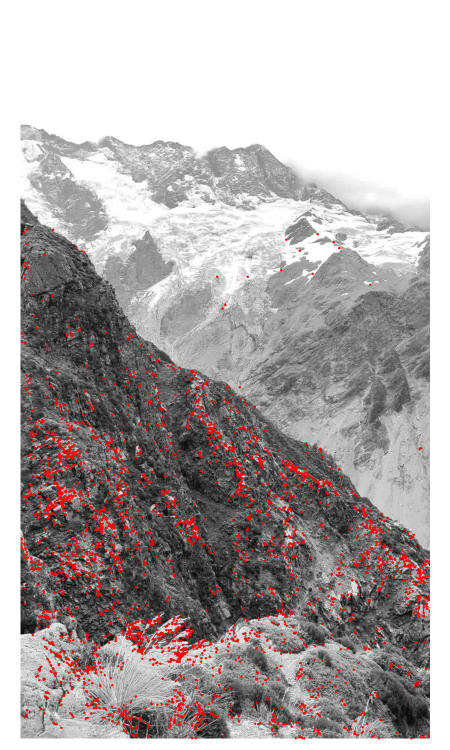
#> input picture harris_points.png, 900 x 1500 px, given in place of mt_cook200.jpg, which was not available (shown at 1/2 size)
$ python ex2_empty.py
#> lines starting #> are read from the running program, lines starting #| are printed output that depends on the picture; pictures that were not available may be replaced by others from this repository, and a replacement may not be noted
### utils.py
import matplotlib.pyplot as plt
import numpy as np
from PIL import Image
from scipy.ndimage import center_of_mass, gaussian_filter, label, map_coordinates, sobel
from scipy.ndimage.filters import maximum_filter
from scipy.ndimage.morphology import generate_binary_structure
from skimage.color import rgb2gray

GRAYSCALE_MAX = 255
GRAY_REPRESENTATION = 1


def read_image(filename, representation):
    """
    A function that reads an image from a given path and returns the image in the representation that was received as an
    argument - 1 for grayscale, 2 for RGB.
    """
#> called with filename = 'dump/mt_cook/mt_cook200.jpg', representation = 1
    im = np.array(Image.open(filename)).astype(np.float64) / GRAYSCALE_MAX
    if representation == GRAY_REPRESENTATION:  # output image as grayscale
        im = rgb2gray(im)
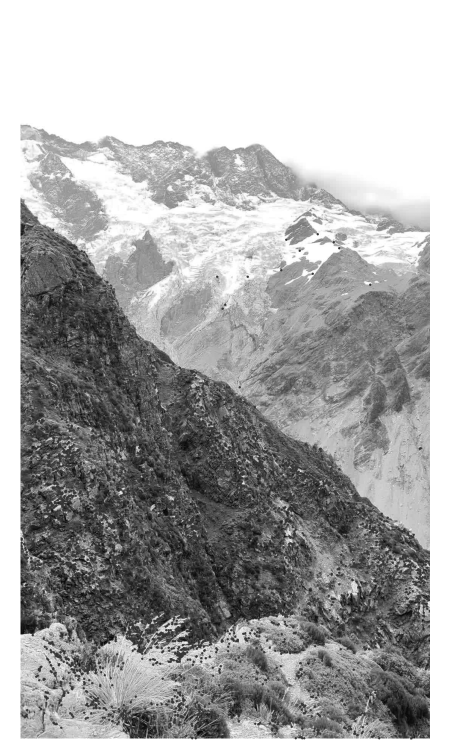
#> im: shape (1500, 900) float64 (shown at 1/2 size); min 0, max 1, mean 0.659
    return im


# [186 lines left out: functions build_gaussian_pyramid, reduce, blur_spatial, non_maximum_suppression, spread_out_corners, visualize_points and 3 more, not called in this run]

### ex2_empty.py
import os

import matplotlib.pyplot as plt
import numpy as np

from utils import *  # noqa: F403


# [18 lines left out: functions harris_corner_detector, feature_descriptor, not called in this run]


def find_features(im):
    """
    Detects and extracts feature points from a specific pyramid level.
    :param im: A 2D array representing a grayscale image.
    :return: A list containing:
             1) An array with shape (N,2) of [x,y] feature location per row found in the image.
                These coordinates are provided at the original image level.
            2) A feature descriptor array with shape (N,K,K)
    """
    pass


# [231 lines left out: functions match_features, apply_homography, ransac_homography, display_matches, accumulate_homographies, compute_bounding_box and 4 more, not called in this run]


if __name__ == "__main__":
    import ffmpeg

    video_name = "mt_cook.mp4"
    video_name_base = video_name.split(".")[0]
    os.makedirs(f"dump/{video_name_base}", exist_ok=True)
    ffmpeg.input(f"videos/{video_name}").output(
        f"dump/{video_name_base}/{video_name_base}%03d.jpg"
    ).run()
    num_images = len(os.listdir(f"dump/{video_name_base}"))
    print(f"Generated {num_images} images")

    # Visualize feature points on two sample images
    print("Extracting and visualizing feature points...")
    image1 = read_image(f"dump/{video_name_base}/{video_name_base}200.jpg", 1)
    image2 = read_image(f"dump/{video_name_base}/{video_name_base}300.jpg", 1)
#> call 2 of read_image, with filename = 'dump/mt_cook/mt_cook300.jpg', representation = 1
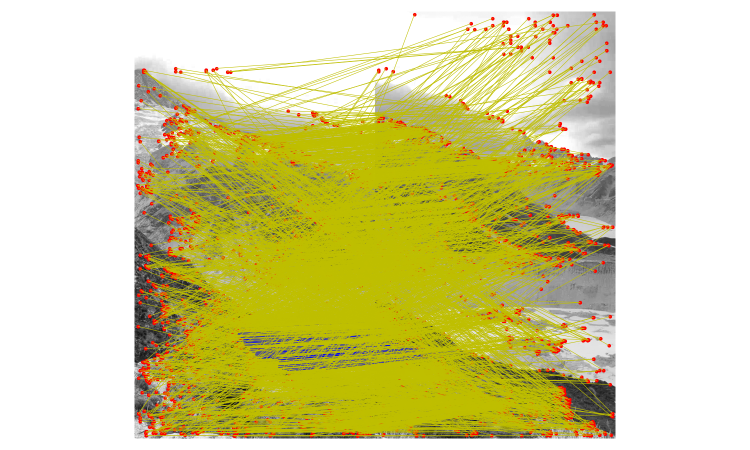
#> input picture matches.png, 1500 x 900 px, given in place of mt_cook300.jpg, which was not available (shown at 1/2 size)
#> in read_image (call 2), `im = rgb2gray(im)`:
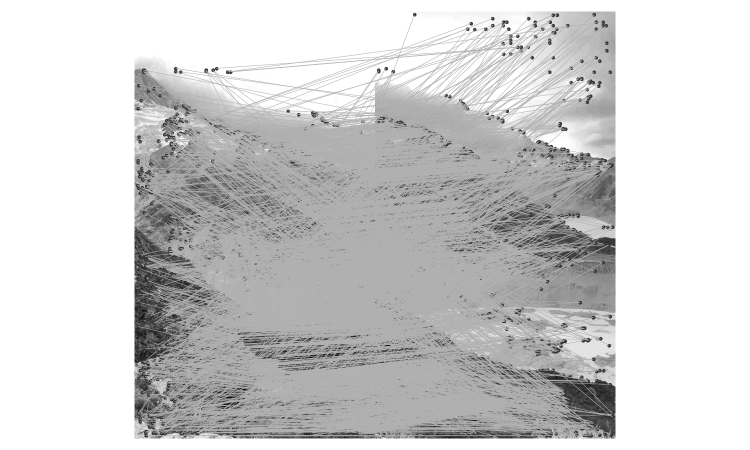
#> im: shape (900, 1500) float64 (shown at 1/2 size); min 0.0157, max 1, mean 0.812

    # Extract feature points and descriptors
#> (the run stopped early here; a loop or call above may not have finished)
